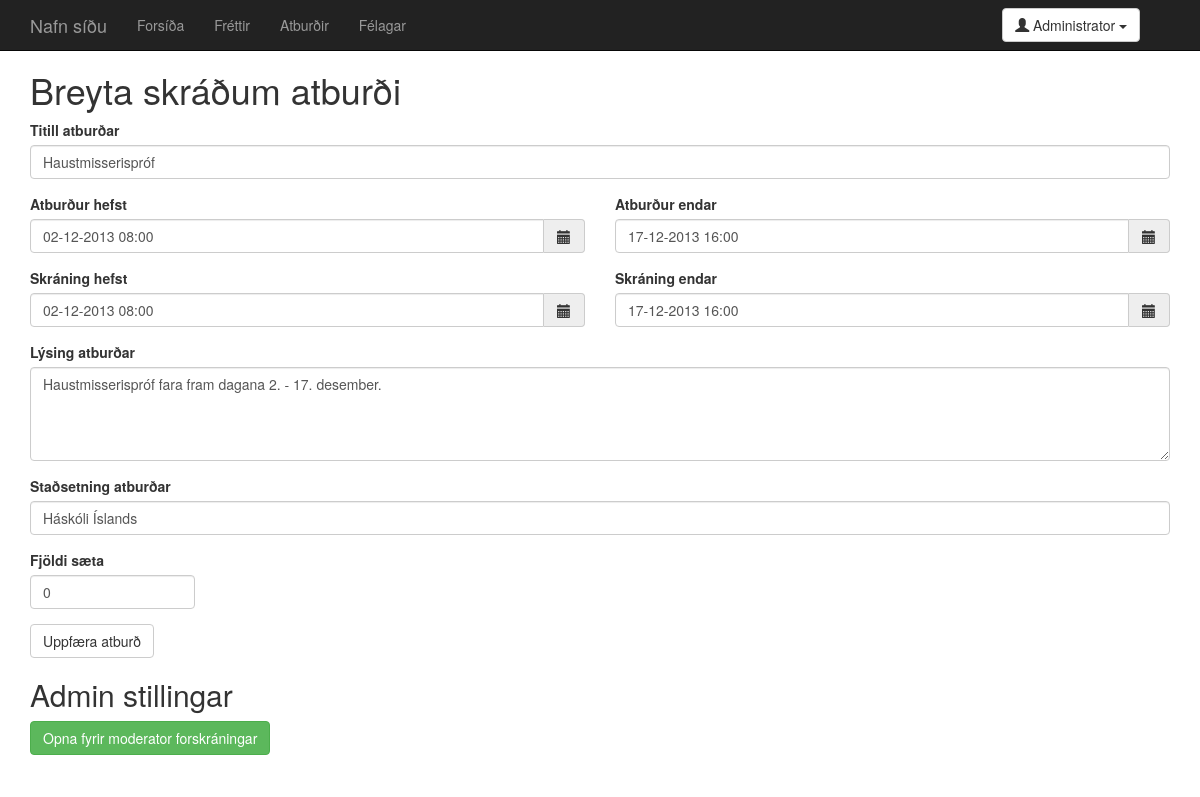
The page /event.change.php?id=1 (signed in) on the database its author committed.
### tables this page shows
CREATE TABLE 'users' (
  'user_id' integer NOT NULL,
  'name' text,
  'post' text NOT NULL UNIQUE,
  'pass' text,
  'privileges' numeric,
  'phone_nr' text,
  PRIMARY KEY ('user_id')
);

CREATE TABLE 'events' (
  'event_id' integer NOT NULL,
  'title' text,
  'start' integer,
  'end' integer,
  'registration_start' integer,
  'registration_end' integer,
  'description' text,
  'location' text,
  'seats' integer,
  'date_created' integer,
  'date_edited' integer,
  'creator' integer,
  'last_editor' integer,
  'open_mod_registration' integer,
  PRIMARY KEY ('event_id')
);

### php/config.php (called while the page is built, shortened)
<?php
$website_name = "Nafn síðu";
?>

### php/session_setup.php (called while the page is built, shortened)
<?php
if (isset($_SESSION["loggedin_user"])) {
  $session_user = $_SESSION["loggedin_user"];
  $query = $db->prepare("SELECT name,post,pass,privileges,user_id FROM users WHERE post=:post;");
  $query->execute(array('post' => $session_user));
  $result = $query->fetchAll();
  if (!empty($result)) {
    $result = $result[0];
    $user_name = $result["name"];
  }
  else {
    define("USER_LOGGEDIN", FALSE);
  }
}
else {
  define("USER_LOGGEDIN", FALSE);
}
?>

### php/head.php (called while the page is built, shortened)
<?php
require_once "php/config.php";
require_once "php/db_login.php";
require_once "php/utils.php";
require_once "php/session_setup.php";
?>

### php/utils.php (called while the page is built, shortened)
<?php
function intGET($name) {
  if (filter_has_var(INPUT_GET, $name) !== False && filter_input(INPUT_GET, $name, FILTER_VALIDATE_INT) !== False) {
    return filter_input(INPUT_GET, $name, FILTER_SANITIZE_NUMBER_INT);
  }
  return 0;
}
?>

### event.change.php (the view, shortened to what this page needs)
<?php
require_once "php/head.php";
$event_id = intGET("id");
$query = $db->prepare("SELECT title,start,end,registration_start,registration_end,description,location,seats,open_mod_registration FROM events WHERE event_id = :event_id;");
$query->execute(array('event_id' => $event_id));
$event_result = $query->fetchAll();
$row_data = $event_result[0];
$title = $row_data["title"];
$start = intval($row_data["start"]);
$start_string = date("d-m-Y H:i",$start);
$end = intval($row_data["end"]);
$end_string = date("d-m-Y H:i",$end);
$registration_start = intval($row_data["registration_start"]);
$registration_start_string = date("d-m-Y H:i",$registration_start);
$registration_end = intval($row_data["registration_end"]);
$registration_end_string = date("d-m-Y H:i",$registration_end);
$description = $row_data["description"];
$location = $row_data["location"];
$seats = intval($row_data["seats"]);
$open_mod_registration = intval($row_data["open_mod_registration"]);
if ($open_mod_registration != 1) $open_mod_registration = 0;
$eventTitle       = $title;
$eventStarting    = $start_string;
$eventEnding      = $end_string;
$registerStarting = $registration_start_string;
$registerEnding   = $registration_end_string;
$eventDescription = $description;
$eventLocation    = $location;
$eventSeats       = $seats;
?>
<!DOCTYPE html>
<html lang="is">
  <head>
    <link href="dist/css/bootstrap.min.css" rel="stylesheet">
    <link href="dist/css/bootstrap-datetimepicker.min.css" rel="stylesheet">
    <link href="css/main.css" rel="stylesheet">
  </head>
  <body>
<?php
require_once "parts/navbar.php";
?>
    <div class="container">
      <h1>Breyta skráðum atburði</h1>
      <form role="form" method="post" action="event.change.php?id=<?php echo $event_id; ?>">
        <div class="form-group">
          <label for="eventTitle">Titill atburðar</label>
          <input class="form-control" id="eventTitle" name="eventTitle" placeholder="Titill" value="<?php echo $eventTitle; ?>">
        </div>
        <div class="row">
          <div class="form-group col-md-6">
            <label for="eventStarting">Atburður hefst</label>
            <div class='input-group date' id='datetimepicker1'>
              <input id="eventStarting" name="eventStarting" type='text' class="form-control" data-format="dd-MM-yyyy" placeholder="dd-mm-áááá kk:mm" value="<?php echo $eventStarting; ?>" />
              <span class="input-group-addon"><span class="glyphicon glyphicon-calendar"></span>
              </span>
            </div>
          </div>
          <div class="form-group col-md-6">
            <label for="eventEnding">Atburður endar</label>
            <div class='input-group date' id='datetimepicker2'>
              <input id="eventEnding" name="eventEnding" type='text' class="form-control" data-format="dd-MM-yyyy" placeholder="dd-mm-áááá kk:mm" value="<?php echo $eventEnding; ?>" />
              <span class="input-group-addon"><span class="glyphicon glyphicon-calendar"></span>
              </span>
            </div>
          </div>
        </div>
        <div class="row">
          <div class="form-group col-md-6">
            <label for="registerStarting">Skráning hefst</label>
            <div class='input-group date' id='datetimepicker3'>
              <input id="registerStarting" name="registerStarting" type='text' class="form-control" data-format="dd-MM-yyyy" placeholder="dd-mm-áááá kk:mm" value="<?php echo $registerStarting; ?>" />
              <span class="input-group-addon"><span class="glyphicon glyphicon-calendar"></span>
              </span>
            </div>
          </div>
          <div class="form-group col-md-6">
            <label for="registerEnding">Skráning endar</label>
            <div class='input-group date' id='datetimepicker4'>
              <input id="registerEnding" name="registerEnding" type='text' class="form-control" data-format="dd-MM-yyyy" placeholder="dd-mm-áááá kk:mm" value="<?php echo $registerEnding; ?>" />
              <span class="input-group-addon"><span class="glyphicon glyphicon-calendar"></span>
              </span>
            </div>
          </div>
        </div>
        <div class="form-group">
          <label for="eventDescription">Lýsing atburðar</label>
          <textarea id="eventDescription" name="eventDescription" class="form-control" rows="4" placeholder="Lýsing ..."><?php echo $eventDescription; ?></textarea>
        </div>
        <div class="form-group">
          <label for="eventLocation">Staðsetning atburðar</label>
          <input class="form-control" id="eventLocation" name="eventLocation" placeholder="Staðsetning" value="<?php echo $eventLocation; ?>">
        </div>
        <div class="row">
          <div class="form-group col-md-2">
            <label for="eventSeats">Fjöldi sæta</label>
            <input class="form-control" id="eventSeats" name="eventSeats" placeholder="Fjöldi" value="<?php echo $eventSeats; ?>">
          </div>
        </div>
        <button type="submit" class="btn btn-default">Uppfæra atburð</button>
      </form>
<?php
if (USER_PRIVILEGES == 2) {
  if ($open_mod_registration) {
    echo <<<_END
      <div class="form-group">
        <h2>Admin stillingar</h2>
        <form role="form" method="post" action="event.change.php?id=$event_id">
          <input type="hidden" name="open_mod_registration" value=0 />
          <button type="submit" class="btn btn-warning">Loka fyrir moderator forskráningar</button>
        </form>
      </div>
_END;
  }
  else {
  echo <<<_END
      <div class="form-group">
        <h2>Admin stillingar</h2>
        <form role="form" method="post" action="event.change.php?id=$event_id">
          <input type="hidden" name="open_mod_registration" value=1 />
          <button type="submit" class="btn btn-success">Opna fyrir moderator forskráningar</button>
        </form>
      </div>
_END;
  }
}
?>
    </div>
  </body>
</html>

### parts/navbar.php (shortened to what this page needs)
<?php
if (!isset($index_active)) {
  $index_active = "";
}
if (!isset($news_active)) {
  $news_active = "";
}
if (!isset($events_active)) {
  $events_active = "";
}
if (!isset($users_active)) {
  $users_active = "";
}
echo <<<_END
        <div class="navbar navbar-inverse navbar-fixed-top">
          <div class="container">
            <div class="navbar-header">
              <button type="button" class="navbar-toggle" data-toggle="collapse" data-target=".navbar-collapse">
                <span class="icon-bar"></span>
                <span class="icon-bar"></span>
                <span class="icon-bar"></span>
              </button>
              <a class="navbar-brand" href="index.php">$website_name</a>
            </div>
            <div class="collapse navbar-collapse">
              <ul class="nav navbar-nav">
                <li$index_active><a href="index.php">Forsíða</a></li>
                <li$news_active><a href="news.php">Fréttir</a></li>
                <li$events_active><a href="events.php">Atburðir</a></li>
                <li$users_active><a href="users.php">Félagar</a></li>
              </ul>
_END;
if (USER_LOGGEDIN) {
  echo <<<_END
              <div class="navbar-form navbar-right">
                <div class="btn-group">
                  <button type="button" class="btn btn-default dropdown-toggle" data-toggle="dropdown">
                    <span class="glyphicon glyphicon-user"></span> $user_name <span class="caret"></span>
                  </button>
                  <ul class="dropdown-menu" role="menu">
                    <li><a href="mysite.php">Síðan mín</a></li>
_END;
  echo <<<_END
                    <li class="divider"></li>
                    <li><a href="logout.php">Útskrá</a></li>
                  </ul>
                </div>
              </div>
_END;
}
echo <<<_END
            </div>
          </div>
        </div>
_END;
?>

### css/main.css (style rules this page uses)
body { padding-top: 50px; }

### rows shown on the page
users: name "Administrator"
events: eventTitle "Haustmisserispróf", eventStarting "02-12-2013 08:00", eventEnding "17-12-2013 16:00", registerStarting "02-12-2013 08:00", registerEnding "17-12-2013 16:00", eventDescription "Haustmisserispróf fara fram dagana 2. - 17. desember.", eventLocation "Háskóli Íslands", eventSeats "0"

### other values the page prints
$website_name "Nafn síðu"
